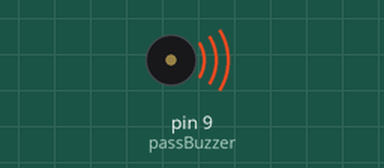
This sketch was run on a simulated Arduino Uno, built with avr-gcc and run on an emulated ATmega328P. Shown: buzzer (waves = sounding).

Above: at 0.1 s.
At 13.3 s:
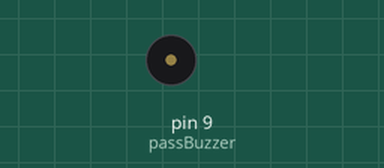
Timing chart, 0 to 40.0 s (numbered marks = the images above):
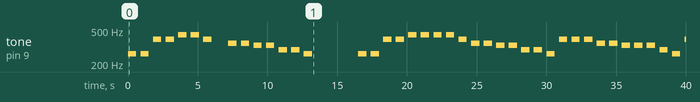

Measured:
- by itself, tone on pin 9 (passBuzzer): plays 262 Hz for 0.60 s, 262 Hz for 0.60 s, 392 Hz for 0.60 s, 392 Hz for 0.60 s, 440 Hz for 0.60 s, 440 Hz for 0.60 s … (41 notes in this stretch)

The sketch:

sketch_feb24a.ino
```cpp
// Amit Howlader
// Sec 41
// Tutorial 2.7
// Description: Restate the purpose of the program in your own words
// Date Started - Date Completed

//these variables identify the frequency of each note in a c major scale
int c = 262, d = 294, e = 330, f = 349;
int g = 392, a = 440, b = 494, C = 523;

//assigning the buzzer to PWM pin 9
const int passBuzzer = 9;

//array to hold the notes we want the buzzer to play
//notice that the array type is int, because each variable is holding an integer
int melody1[] = {c, c, g, g, a, a, a, a, g, f, f, e, e, d, d, c, g, g, g, f, f, e, e, e, d, c, g, g, g, f, f, f, f, e, e, e, d, c, c, g, g, a, a, a, a, g, f, f, e, e, d, d, c};
int melody[] = {c, c, g, g, a, a, g, 0, f, f, e, e, d, d, c};

void setup() {
  pinMode(passBuzzer, OUTPUT);  //designates the active buzzer pin as output
}

void loop() {
  buzzer(15, 600, 300);                  //delay before the song restarts
  buzzer2(53, 600, 300);
}

void buzzer(int frequency, int delay1, int delay2) {
  for (int i = 0; i < frequency; i++) { //15 will be how many notes total in the melody
    tone(passBuzzer, melody[i]);
    delay(delay1);                   //this is the tone "ON" time
    noTone(passBuzzer);
    delay(delay2);                   //this is the time between tones
  }
  delay(3000);
}
void buzzer2(int frequency, int delay1, int delay2) {
  for (int i = 0; i < frequency; i++) { //15 will be how many notes total in the melody
    tone(passBuzzer, melody1[i]);
    delay(delay1);                   //this is the tone "ON" time
    noTone(passBuzzer);
    delay(delay2);                   //this is the time between tones
  }
  delay(3000);
}
```
